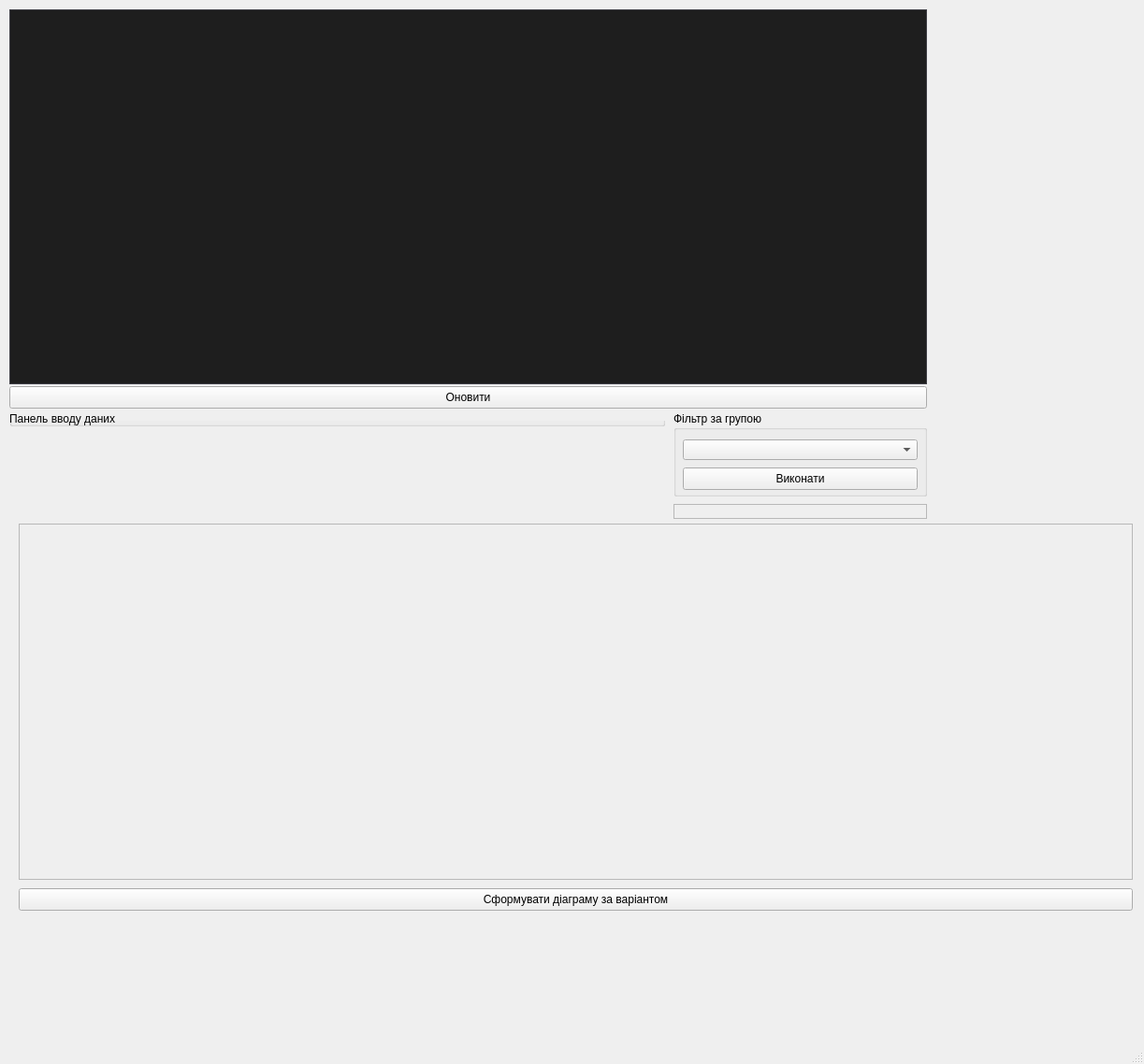
<?xml version="1.0" encoding="UTF-8"?>
<ui version="4.0">
 <class>MainWindow</class>
 <widget class="QMainWindow" name="MainWindow">
  <property name="geometry">
   <rect>
    <x>0</x>
    <y>0</y>
    <width>1223</width>
    <height>1138</height>
   </rect>
  </property>
  <property name="windowTitle">
   <string>MainWindow</string>
  </property>
  <widget class="QWidget" name="centralwidget">
   <widget class="QPushButton" name="resetPushButton">
    <property name="geometry">
     <rect>
      <x>10</x>
      <y>413</y>
      <width>981</width>
      <height>24</height>
     </rect>
    </property>
    <property name="text">
     <string>Оновити</string>
    </property>
   </widget>
   <widget class="QTableView" name="studentTableView">
    <property name="geometry">
     <rect>
      <x>10</x>
      <y>10</y>
      <width>981</width>
      <height>401</height>
     </rect>
    </property>
    <property name="styleSheet">
     <string notr="true">/*!*************************************
  VS15 Dark
****************************************
  Author: chintsu_kun
  Version: 2.0.2
  Licence: GNU General Public License v3.0 (https://www.gnu.org/licenses/gpl-3.0.en.html)
  Url: https://github.com/nikolay-borzov/modorganizer-themes
****************************************
*/
/* For some reason applying background-color or border fixes paddings properties */
QListWidget::item {
  border-width: 0; }

/* Don't override install label on download widget.
   MO2 assigns color depending on download state */
#installLabel {
  color: none; }

/* Make `background-color` work for :hover, :focus and :pressed states */
QToolButton {
  border: none; }

/* Main Window */
QWidget {
  background-color: #2D2D30;
  color: #F1F1F1; }
  QWidget::disabled {
    color: #656565; }

/* Common */
/* remove outline */
* {
  outline: 0; }

*:disabled,
QListView::item:disabled,
*::item:selected:disabled {
  color: #656565; }

/* line heights */
/* QTreeView#fileTree::item - currently have problem with size column vertical
   text align  */
#bsaList::item,
#dataTree::item,
QTreeView#modList::item,
QTreeWidget#categoriesTree::item,
#savegameList::item,
#tabConflicts QTreeWidget::item {
  padding: 0.3em 0; }

QListView::item,
QTreeView#espList::item {
  padding-top: 0.3em;
  padding-bottom: 0.3em;
}

/* to enable border color */
QTreeView,
QListView,
QTextEdit,
QWebView,
QTableView {
  border-style: solid;
  border-width: 1px; }

QAbstractItemView {
  color: #DCDCDC;
  background-color: #1E1E1E;
  alternate-background-color: #262626;
  border-color: #3F3F46; }
  QAbstractItemView::item:selected, QAbstractItemView::item:selected:hover {
    background-color: #3399FF;
    color: #F1F1F1; }

QAbstractItemView[filtered=true] {
	border: 2px solid #f00 !important;
}

QAbstractItemView,
QListView,
QTreeView {
  show-decoration-selected: 1; }

QAbstractItemView::item:hover,
QListView::item:hover,
QTreeView::branch:hover,
QTreeWidget::item:hover {
  background-color: rgba(51, 153, 255, 0.3); }

QAbstractItemView::item:selected:disabled,
QListView::item:selected:disabled,
QTreeView::branch:selected:disabled,
QTreeWidget::item:selected:disabled {
  background-color: rgba(51, 153, 255, 0.3); }

QTreeView::branch:selected {
  background-color: #3399FF; }

QLabel {
  background-color: transparent; }

LinkLabel {
  qproperty-linkColor: #3399FF; }

/* Left Pane &amp; File Trees #QTreeView, #QListView*/
QTreeView::branch:closed:has-children {
  image: url(./vs15/branch-closed.png); }

QTreeView::branch:open:has-children {
  image: url(./vs15/branch-open.png); }

/*QListView::item:hover { }
QListView::item:selected { }*/
QListView::item {
  color: #F1F1F1; }

/* Text areas and text fields #QTextEdit, #QLineEdit, #QWebView */
QTextEdit,
QWebView,
QLineEdit,
QAbstractSpinBox,
QAbstractSpinBox::up-button,
QAbstractSpinBox::down-button,
QComboBox {
  background-color: #333337;
  border-color: #3F3F46; }

QLineEdit:hover,
QAbstractSpinBox:hover,
QTextEdit:hover,
QComboBox:hover,
QComboBox:editable:hover {
  border-color: #007ACC; }

QLineEdit:focus,
QAbstractSpinBox::focus,
QTextEdit:focus,
QComboBox:focus,
QComboBox:editable:focus,
QComboBox:on {
  background-color: #3F3F46;
  border-color: #3399FF; }

QComboBox:on {
  border-bottom-color: #3F3F46; }

QLineEdit,
QAbstractSpinBox {
  min-height: 15px;
  padding: 2px;
  border-style: solid;
  border-width: 1px; }

QLineEdit {
  margin-top: 0; }

/* clear button */
QLineEdit QToolButton,
QLineEdit QToolButton:hover {
  background: none;
  margin-top: 1px; }

QLineEdit#espFilterEdit QToolButton {
  margin-top: -2px;
  margin-bottom: 1px; }

/* Drop-downs #QComboBox*/
QComboBox {
  min-height: 20px;
  padding-left: 5px;
  margin: 3px 0 1px 0;
  border-style: solid;
  border-width: 1px; }
  QComboBox:editable {
    padding-left: 3px;
    /* to enable hover styles */
    background-color: transparent; }
  QComboBox::drop-down {
    width: 20px;
    subcontrol-origin: padding;
    subcontrol-position: top right;
    border: none;
    /* If you need to set style for drop-down button
    &amp;:on,
    &amp;:editable:hover {
      background-color: red;
    } */ }
  QComboBox::down-arrow {
    image: url(./vs15/combobox-down.png); }
  QComboBox QAbstractItemView {
    background-color: #1B1B1C;
    selection-background-color: #3F3F46;
    border-color: #3399FF;
    border-style: solid;
    border-width: 0 1px 1px 1px; }

/* doesn't work http://stackoverflow.com/questions/13308341/qcombobox-abstractitemviewitem*/
/*QComboBox QAbstractItemView:item {
  padding: 10px;
  margin: 10px;
}*/
/* Toolbar */
QToolBar {
  border: none; }

QToolBar::separator {
  border-left-color: #222222;
  border-right-color: #46464A;
  border-width: 0 1px 0 1px;
  border-style: solid;
  width: 0; }

QToolButton {
  padding: 4px; }
  QToolButton:hover, QToolButton:focus {
    background-color: #3E3E40; }
  QToolButton:pressed {
    background-color: #3399FF; }

QToolButton::menu-indicator {
  image: url(./vs15/combobox-down.png);
  subcontrol-origin: padding;
  subcontrol-position: center right;
  padding-top: 10%;
  padding-right: 5%; }

/* Group Boxes #QGroupBox */
QGroupBox {
  border-color: #3F3F46;
  border-style: solid;
  border-width: 1px;
  padding: 1em .3em .3em .3em;
  margin-top: .65em; }

QGroupBox::title {
  subcontrol-origin: margin;
  subcontrol-position: top left;
  padding: 2px;
  left: 10px; }

/* LCD Count */
QLCDNumber {
  border-color: #3F3F46;
  border-style: solid;
  border-width: 1px; }

/* Buttons #QPushButton */
QPushButton {
  background-color: #333337;
  border-color: #3F3F46;
  min-height: 18px;
  padding: 2px 5px;
  border-style: solid;
  border-width: 1px; }

QPushButton:hover,
QPushButton:checked,
QPushButton:focus,
QAbstractSpinBox::up-button:hover,
QAbstractSpinBox::down-button:hover {
  background-color: #007ACC; }

QPushButton:pressed,
QPushButton:checked:hover,
QAbstractSpinBox::up-button:pressed,
QAbstractSpinBox::down-button:pressed {
  background-color: #1C97EA; }

QPushButton:disabled,
QAbstractSpinBox::up-button:disabled,
QAbstractSpinBox::down-button:disabled {
  background-color: #333337;
  border-color: #3F3F46; }

QPushButton::menu-indicator {
  image: url(./vs15/combobox-down.png);
  subcontrol-origin: padding;
  subcontrol-position: center right;
  padding-right: 5%; }

/* Dialog buttons */
QDialog QPushButton,
QSlider::handle:horizontal,
QSlider::handle:vertical {
  color: #000000;
  background-color: #DDDDDD;
  border-color: #707070;
  border-style: solid;
  border-width: 1px; }

QDialog QPushButton:hover,
QSlider::handle:horizontal:hover,
QSlider::handle:vertical:hover,
QSlider::handle:horizontal:pressed,
QSlider::handle:vertical:pressed {
  background-color: #BEE6FD;
  border-color: #3C7FB1; }

QSlider::handle:horizontal:focus:!pressed,
QSlider::handle:vertical:focus:!pressed,
QDialog QPushButton:focus,
QDialog QPushButton:checked {
  background-color: #DDDDDD;
  border-color: #3399FF; }

QDialog QPushButton:disabled,
QSlider::handle:horizontal:disabled,
QSlider::handle:vertical:disabled {
  background-color: #333337;
  border-color: #3F3F46; }

QDialog QPushButton {
  min-width: 1.5em;
  padding-left: .5em;
  padding-right: .5em; }

/* Check boxes and Radio buttons common #QCheckBox, #QRadioButton */
QGroupBox::indicator,
QTreeView::indicator,
QCheckBox::indicator,
QRadioButton::indicator {
  background-color: #2D2D30;
  border-color: #3F3F46;
  width: 13px;
  height: 13px;
  border-style: solid;
  border-width: 1px; }
  QGroupBox::indicator:hover,
  QTreeView::indicator:hover,
  QCheckBox::indicator:hover,
  QRadioButton::indicator:hover {
    background-color: #3F3F46;
    border-color: #007ACC; }

QGroupBox::indicator:checked,
QTreeView::indicator:checked,
QCheckBox::indicator:checked {
  image: url(./vs15/checkbox-check.png); }

QGroupBox::indicator:disabled,
QTreeView::indicator:checked:disabled,
QCheckBox::indicator:checked:disabled {
  image: url(./vs15/checkbox-check-disabled.png); }

/* Check boxes special */
QTreeView#modList::indicator {
  width: 15px;
  height: 15px; }

/* Radio buttons #QRadioButton */
QRadioButton::indicator {
  border-radius: 7px; }
  QRadioButton::indicator::checked {
    background-color: #B9B9BA;
    border-width: 2px;
    width: 11px;
    height: 11px; }
    QRadioButton::indicator::checked:hover {
      border-color: #3F3F46; }

/* Spinners #QSpinBox, #QDoubleSpinBox */
QAbstractSpinBox {
  margin: 1px; }

QAbstractSpinBox::up-button,
QAbstractSpinBox::down-button {
  border-style: solid;
  border-width: 1px;
  subcontrol-origin: padding; }

QAbstractSpinBox::up-button {
  subcontrol-position: top right; }

QAbstractSpinBox::up-arrow {
  image: url(./vs15/spinner-up.png); }

QAbstractSpinBox::down-button {
  subcontrol-position: bottom right; }

QAbstractSpinBox::down-arrow {
  image: url(./vs15/spinner-down.png); }

/* Sliders #QSlider */
QSlider::groove:horizontal {
  background-color: #3F3F46;
  border: none;
  height: 8px;
  margin: 2px 0; }

QSlider::handle:horizontal {
  width: .5em;
  height: 2em;
  margin: -7px 0;
  subcontrol-origin: margin; }

/* Scroll Bars #QAbstractScrollArea, #QScrollBar*/
/* assigning background still leaves not filled area*/
QAbstractScrollArea::corner {
  background-color: transparent; }

/* Horizontal */
QScrollBar:horizontal {
  height: 18px;
  border: none;
  margin: 0 23px 0 23px; }

QScrollBar::handle:horizontal {
  min-width: 32px;
  margin: 4px 2px; }

QScrollBar::add-line:horizontal {
  width: 23px;
  subcontrol-position: right;
  subcontrol-origin: margin; }

QScrollBar::sub-line:horizontal {
  width: 23px;
  subcontrol-position: left;
  subcontrol-origin: margin; }

/* Vertical */
QScrollBar:vertical {
  width: 20px;
  border: none;
  margin: 23px 0 23px 0; }

QScrollBar::handle:vertical {
  min-height: 32px;
  margin: 2px 4px; }

QScrollBar::add-line:vertical {
  height: 23px;
  subcontrol-position: bottom;
  subcontrol-origin: margin; }

QScrollBar::sub-line:vertical {
  height: 23px;
  subcontrol-position: top;
  subcontrol-origin: margin; }

/* Combined */
QScrollBar {
  background-color: #3E3E42;
  border: none; }

QScrollBar::handle {
  background-color: #686868; }

QScrollBar::add-line,
QScrollBar::sub-line {
  background-color: #3E3E42;
  border: none; }

/*QScrollBar::add-line:horizontal:hover,
QScrollBar::sub-line:horizontal:hover,
QScrollBar::add-line:vertical:hover,
QScrollBar::sub-line:vertical:hover,
QScrollBar::add-line:horizontal:pressed,
QScrollBar::sub-line:horizontal:pressed,
QScrollBar::add-line:vertical:pressed,
QScrollBar::sub-line:vertical:pressed { }*/
QScrollBar::handle:hover {
  background: #9E9E9E; }

QScrollBar::handle:pressed {
  background: #EFEBEF; }

QScrollBar::handle:disabled {
  background: #555558; }

QScrollBar::add-page,
QScrollBar::sub-page {
  background: transparent; }

QScrollBar::up-arrow:vertical {
  image: url(./vs15/scrollbar-up.png); }

QScrollBar::up-arrow:vertical:hover {
  image: url(./vs15/scrollbar-up-hover.png); }

QScrollBar::up-arrow:vertical:disabled {
  image: url(./vs15/scrollbar-up-disabled.png); }

QScrollBar::right-arrow:horizontal {
  image: url(./vs15/scrollbar-right.png); }

QScrollBar::right-arrow:horizontal:hover {
  image: url(./vs15/scrollbar-right-hover.png); }

QScrollBar::right-arrow:horizontal:disabled {
  image: url(./vs15/scrollbar-right-disabled.png); }

QScrollBar::down-arrow:vertical {
  image: url(./vs15/scrollbar-down.png); }

QScrollBar::down-arrow:vertical:hover {
  image: url(./vs15/scrollbar-down-hover.png); }

QScrollBar::down-arrow:vertical:disabled {
  image: url(./vs15/scrollbar-down-disabled.png); }

QScrollBar::left-arrow:horizontal {
  image: url(./vs15/scrollbar-left.png); }

QScrollBar::left-arrow:horizontal:hover {
  image: url(./vs15/scrollbar-left-hover.png); }

QScrollBar::left-arrow:horizontal:disabled {
  image: url(./vs15/scrollbar-left-disabled.png); }

/* Header Rows and Tables (Configure Mod Categories) #QTableView, #QHeaderView */
QTableView {
  gridline-color: #3F3F46;
  selection-background-color: #3399FF;
  selection-color: #F1F1F1; }

QTableView QTableCornerButton::section {
  background: #252526;
  border-color: #3F3F46;
  border-style: solid;
  border-width: 0 1px 1px 0; }

QHeaderView {
  border: none; }

QHeaderView::section {
  background: #252526;
  border-color: #3F3F46;
  padding: 3px 5px;
  border-style: solid;
  border-width: 0 1px 1px 0; }

QHeaderView::section:hover {
  background: #3E3E40;
  color: #F6F6F6; }

/*QHeaderView::section:first { }*/
QHeaderView::section:last {
  border-right: 0; }

QHeaderView::up-arrow {
  image: url(./vs15/sort-asc.png);
  margin-bottom: -37px; }

DownloadListView QHeaderView::up-arrow {
  margin-bottom: -47px; }

QHeaderView::down-arrow {
  image: url(./vs15/sort-desc.png);
  margin-bottom: 0; }

/* Context menus, toolbar drop-downs #QMenu  */
QMenu {
  background-color: #1A1A1C;
  border-color: #333337;
  border-style: solid;
  border-width: 1px;
  padding: 2px; }

QMenu::item {
  background: transparent;
  padding: 4px 20px; }

QMenu::item:selected, QMenuBar::item:selected {
  background-color: #333334; }

QMenu::item:disabled {
  background-color: transparent; }

QMenu::separator {
  background-color: #333337;
  height: 1px;
  margin: 1px 0; }

QMenu::icon {
  margin: 1px; }

QMenu::right-arrow {
  image: url(./vs15/sub-menu-arrow.png);
  subcontrol-origin: padding;
  subcontrol-position: center right;
  padding-right: .5em; }

QMenu QPushButton {
  background-color: transparent;
  border-color: #3F3F46;
  margin: 1px 0 1px 0; }

QMenu QCheckBox,
QMenu QRadioButton {
  background-color: transparent;
  padding: 5px 2px; }

/* Tool tips #QToolTip, #SaveGameInfoWidget */
QToolTip,
SaveGameInfoWidget {
  background-color: #424245;
  border-color: #4D4D50;
  color: #F1F1F1;
  border-style: solid;
  border-width: 1px;
  padding: 2px; }

QStatusBar::item {border: None;}

/* Progress Bars (Downloads) #QProgressBar */
QProgressBar {
  background-color: #E6E6E6;
  color: #000;
  border-color: #BCBCBC;
  text-align: center;
  border-style: solid;
  border-width: 1px;
  margin: 0 0px; }

QProgressBar::chunk {
  background: #06B025; }

DownloadListView[downloadView=standard]::item {
	padding: 16px;
}

DownloadListView[downloadView=compact]::item {
	padding: 4px;
}

/* Right Pane and Tab Bars #QTabWidget, #QTabBar */
QTabWidget::pane {
  border-color: #3F3F46;
  border-top-color: #007ACC;
  top: 0;
  border-style: solid;
  border-width: 1px; }

QTabWidget::pane:disabled {
  border-top-color: #3F3F46; }

/*QTabWidget::tab-bar { }*/
QTabBar::tab {
  background-color: transparent;
  padding: 4px 1em;
  border: none; }

QTabBar::tab:hover {
  background-color: #1C97EA; }

QTabBar::tab:selected,
QTabBar::tab:selected:hover {
  background-color: #007ACC; }

QTabBar::tab:disabled {
  background-color: transparent;
  color: #656565; }

QTabBar::tab:selected:disabled {
  background-color: #3F3F46; }

/* Scrollers */
QTabBar QToolButton {
  background-color: #333337;
  border-color: #3F3F46;
  padding: 1px;
  margin: 0;
  border-style: solid;
  border-width: 1px; }

QTabBar QToolButton:hover {
  border-color: #007ACC;
  border-width: 1px;
  border-style: solid; }

QTabBar QToolButton:disabled,
QTabBar QToolButton:pressed:hover {
  background-color: #333337; }

/*QTabBar::tear { }*/
QTabBar::scroller {
  width: 23px;
  background-color: red; }

QTabBar QToolButton::right-arrow {
  image: url(./vs15/scrollbar-right.png); }

QTabBar QToolButton::right-arrow:hover {
  image: url(./vs15/scrollbar-right-hover.png); }

QTabBar QToolButton::left-arrow {
  image: url(./vs15/scrollbar-left.png); }

QTabBar QToolButton::left-arrow:hover {
  image: url(./vs15/scrollbar-left-hover.png); }

/* Special styles */
QWidget#tabImages QPushButton {
  background-color: transparent;
  margin: 0 .3em;
  padding: 0; }

/* like dialog QPushButton*/
QWidget#tabESPs QToolButton {
  color: #000000;
  background-color: #DDDDDD;
  border-color: #707070;
  border-style: solid;
  border-width: 1px; }

QWidget#tabESPs QToolButton:hover {
  background-color: #BEE6FD;
  border-color: #3C7FB1; }

QWidget#tabESPs QToolButton:focus {
  background-color: #DDDDDD;
  border-color: #3399FF; }

QWidget#tabESPs QToolButton:disabled {
  background-color: #333337;
  border-color: #3F3F46; }

QTreeWidget#categoriesList {
  /*min-width: 225px;*/ }

QTreeWidget#categoriesList::item {
  background-position: center left;
  background-repeat: no-repeat;
  padding: .35em 10px; }

QTreeWidget#categoriesList::item:has-children {
  background-image: url(./vs15/branch-closed.png); }

QTreeWidget#categoriesList::item:has-children:open {
  background-image: url(./vs15/branch-open.png); }

QDialog#QueryOverwriteDialog QPushButton {
  margin-left: .5em; }

QDialog#PyCfgDialog QPushButton:hover {
  background-color: #BEE6FD; }

QLineEdit#modFilterEdit {
  margin-top: 2px; }

/* highlight unchecked BSAs */
QWidget#bsaTab QTreeWidget::indicator:unchecked {
  background-color: #3399FF; }

/* increase version text field */
QLineEdit#versionEdit {
  max-width: 100px; }

/* Dialogs width changes */
/* increase width to prevent buttons cutting */
QDialog#QueryOverwriteDialog {
  min-width: 565px; }

QDialog#ModInfoDialog {
  min-width: 850px; }

QLineEdit[valid-filter=false] {
	background-color: #661111 !important;
}</string>
    </property>
   </widget>
   <widget class="QFrame" name="frame">
    <property name="geometry">
     <rect>
      <x>720</x>
      <y>539</y>
      <width>271</width>
      <height>16</height>
     </rect>
    </property>
    <property name="frameShape">
     <enum>QFrame::StyledPanel</enum>
    </property>
    <property name="frameShadow">
     <enum>QFrame::Raised</enum>
    </property>
   </widget>
   <widget class="QGroupBox" name="groupBox">
    <property name="geometry">
     <rect>
      <x>10</x>
      <y>440</y>
      <width>701</width>
      <height>16</height>
     </rect>
    </property>
    <property name="title">
     <string>Панель вводу даних</string>
    </property>
    <widget class="QGroupBox" name="groupBox_2">
     <property name="geometry">
      <rect>
       <x>10</x>
       <y>20</y>
       <width>681</width>
       <height>91</height>
      </rect>
     </property>
     <property name="title">
      <string>Створення нової групи</string>
     </property>
     <widget class="QPushButton" name="addGroupPushButton">
      <property name="geometry">
       <rect>
        <x>10</x>
        <y>60</y>
        <width>661</width>
        <height>24</height>
       </rect>
      </property>
      <property name="text">
       <string>Створити</string>
      </property>
     </widget>
     <widget class="QWidget" name="layoutWidget">
      <property name="geometry">
       <rect>
        <x>10</x>
        <y>30</y>
        <width>661</width>
        <height>24</height>
       </rect>
      </property>
      <layout class="QHBoxLayout" name="horizontalLayout_3">
       <item>
        <widget class="QLabel" name="label_4">
         <property name="text">
          <string>Назва групи</string>
         </property>
        </widget>
       </item>
       <item>
        <widget class="QLineEdit" name="groupNameLineEdit"/>
       </item>
      </layout>
     </widget>
    </widget>
    <widget class="QGroupBox" name="groupBox_4">
     <property name="geometry">
      <rect>
       <x>10</x>
       <y>110</y>
       <width>681</width>
       <height>171</height>
      </rect>
     </property>
     <property name="title">
      <string>Додавання студента до групи</string>
     </property>
     <widget class="QWidget" name="layoutWidget_3">
      <property name="geometry">
       <rect>
        <x>10</x>
        <y>20</y>
        <width>661</width>
        <height>101</height>
       </rect>
      </property>
      <layout class="QGridLayout" name="gridLayout">
       <item row="2" column="0">
        <widget class="QLabel" name="label_3">
         <property name="text">
          <string>Група</string>
         </property>
        </widget>
       </item>
       <item row="1" column="1">
        <widget class="QLineEdit" name="lastnameLineEdit"/>
       </item>
       <item row="0" column="0">
        <widget class="QLabel" name="label">
         <property name="text">
          <string>Номер залікової книжки</string>
         </property>
        </widget>
       </item>
       <item row="1" column="0">
        <widget class="QLabel" name="label_2">
         <property name="text">
          <string>Прізвище</string>
         </property>
        </widget>
       </item>
       <item row="0" column="1">
        <widget class="QLineEdit" name="bookNumberLineEdit"/>
       </item>
       <item row="2" column="1">
        <widget class="QComboBox" name="groupComboBox"/>
       </item>
      </layout>
     </widget>
     <widget class="QWidget" name="layoutWidget_2">
      <property name="geometry">
       <rect>
        <x>10</x>
        <y>130</y>
        <width>661</width>
        <height>26</height>
       </rect>
      </property>
      <layout class="QHBoxLayout" name="horizontalLayout">
       <item>
        <widget class="QPushButton" name="addPushButton">
         <property name="text">
          <string>Вставити</string>
         </property>
        </widget>
       </item>
       <item>
        <widget class="QPushButton" name="editPushButton">
         <property name="text">
          <string>Редагувати</string>
         </property>
        </widget>
       </item>
       <item>
        <widget class="QPushButton" name="deletePushButton">
         <property name="text">
          <string>Видалити</string>
         </property>
        </widget>
       </item>
      </layout>
     </widget>
    </widget>
   </widget>
   <widget class="QGroupBox" name="groupBox_3">
    <property name="geometry">
     <rect>
      <x>720</x>
      <y>440</y>
      <width>271</width>
      <height>91</height>
     </rect>
    </property>
    <property name="title">
     <string>Фільтр за групою</string>
    </property>
    <widget class="QComboBox" name="groupFilterComboBox">
     <property name="geometry">
      <rect>
       <x>10</x>
       <y>30</y>
       <width>251</width>
       <height>22</height>
      </rect>
     </property>
    </widget>
    <widget class="QPushButton" name="filterPushButton">
     <property name="geometry">
      <rect>
       <x>10</x>
       <y>60</y>
       <width>251</width>
       <height>24</height>
      </rect>
     </property>
     <property name="text">
      <string>Виконати</string>
     </property>
    </widget>
   </widget>
   <widget class="QFrame" name="diagramFrame">
    <property name="geometry">
     <rect>
      <x>20</x>
      <y>560</y>
      <width>1191</width>
      <height>381</height>
     </rect>
    </property>
    <property name="frameShape">
     <enum>QFrame::StyledPanel</enum>
    </property>
    <property name="frameShadow">
     <enum>QFrame::Raised</enum>
    </property>
   </widget>
   <widget class="QPushButton" name="diagramPushButton">
    <property name="geometry">
     <rect>
      <x>20</x>
      <y>950</y>
      <width>1191</width>
      <height>24</height>
     </rect>
    </property>
    <property name="text">
     <string>Сформувати діаграму за варіантом</string>
    </property>
   </widget>
  </widget>
  <widget class="QMenuBar" name="menubar">
   <property name="geometry">
    <rect>
     <x>0</x>
     <y>0</y>
     <width>1223</width>
     <height>22</height>
    </rect>
   </property>
  </widget>
  <widget class="QStatusBar" name="statusbar"/>
 </widget>
 <resources/>
 <connections/>
</ui>
